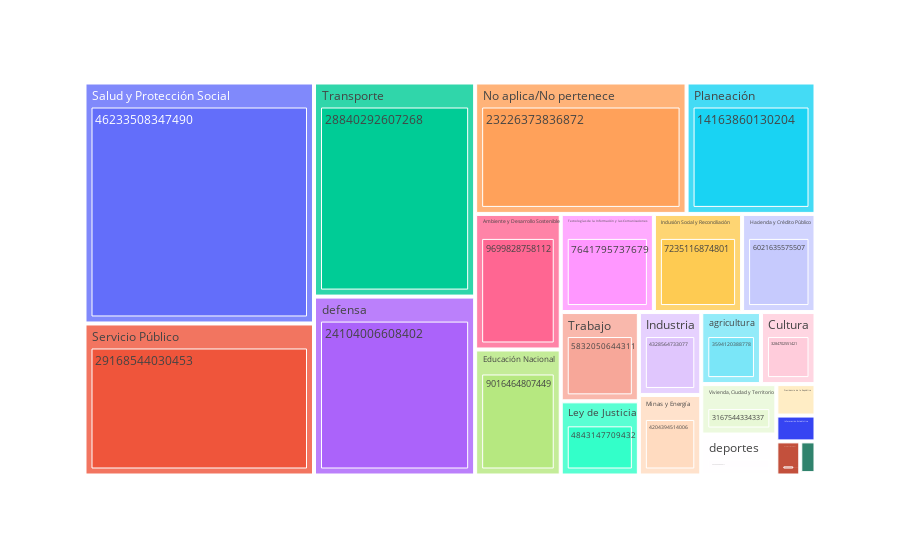

This figure's notebook cell:
### Code cell
### mapa de arbol
fig = px.treemap(a, 
                 path= ['sector', 'valor_del_contrato'], 
                 values='valor_del_contrato',
                )
fig.show()

### Figure 1 — Plotly figure (JSON) as saved in the notebook; plotly's stock layout.template omitted (floating-point values rounded to 4 significant figures)
{"data": [{"branchvalues": "total", "domain": {"x": [0, 1], "y": [0, 1]}, "hovertemplate": "labels=%{label}<br>valor_del_contrato=%{value}<br>parent=%{parent}<br>id=%{id}<extra></extra>", "ids": ["Inteligencia Estratégica y Contrainteligencia/30108593943", "Ciencia Tecnología/403820739540", "Relaciones Exteriores/682279740020", "Información Estadística/844738843763", "Presidencia de la República/1030429069350", "deportes/2569090359011", "Vivienda, Ciudad y Territorio/3167544334337", "Cultura/3284702551421", "agricultura/3594120388778", "Minas y Energía/4204394514006", "Industria/4328564733077", "Ley de Justicia/4843147709432", "Trabajo/5832050644311", "Hacienda y Crédito Público/6021635575507", "Inclusión Social y Reconciliación/7235116874801", "Tecnologías de la Información y las Comunicaciones/7641795737679", "Educación Nacional/9016464807449", "Ambiente y Desarrollo Sostenible/9699828758112", "Planeación/14163860130204", "No aplica/No pertenece/23226373836872", "defensa/24104006608402", "Transporte/28840292607268", "Servicio Público/29168544030453", "Salud y Protección Social/46233508347490", "Ambiente y Desarrollo Sostenible", "Ciencia Tecnología", "Cultura", "Educación Nacional", "Hacienda y Crédito Público", "Inclusión Social y Reconciliación", "Industria", "Información Estadística", "Inteligencia Estratégica y Contrainteligencia", "Ley de Justicia", "Minas y Energía", "No aplica/No pertenece", "Planeación", "Presidencia de la República", "Relaciones Exteriores", "Salud y Protección Social", "Servicio Público", "Tecnologías de la Información y las Comunicaciones", "Trabajo", "Transporte", "Vivienda, Ciudad y Territorio", "agricultura", "defensa", "deportes"], "labels": ["30108593943", "403820739540", "682279740020", "844738843763", "1030429069350", "2569090359011", "3167544334337", "3284702551421", "3594120388778", "4204394514006", "4328564733077", "4843147709432", "5832050644311", "6021635575507", "7235116874801", "7641795737679", "9016464807449", "9699828758112", "14163860130204", "23226373836872", "24104006608402", "28840292607268", "29168544030453", "46233508347490", "Ambiente y Desarrollo Sostenible", "Ciencia Tecnología", "Cultura", "Educación Nacional", "Hacienda y Crédito Público", "Inclusión Social y Reconciliación", "Industria", "Información Estadística", "Inteligencia Estratégica y Contrainteligencia", "Ley de Justicia", "Minas y Energía", "No aplica/No pertenece", "Planeación", "Presidencia de la República", "Relaciones Exteriores", "Salud y Protección Social", "Servicio Público", "Tecnologías de la Información y las Comunicaciones", "Trabajo", "Transporte", "Vivienda, Ciudad y Territorio", "agricultura", "defensa", "deportes"], "name": "", "parents": ["Inteligencia Estratégica y Contrainteligencia", "Ciencia Tecnología", "Relaciones Exteriores", "Información Estadística", "Presidencia de la República", "deportes", "Vivienda, Ciudad y Territorio", "Cultura", "agricultura", "Minas y Energía", "Industria", "Ley de Justicia", "Trabajo", "Hacienda y Crédito Público", "Inclusión Social y Reconciliación", "Tecnologías de la Información y las Comunicaciones", "Educación Nacional", "Ambiente y Desarrollo Sostenible", "Planeación", "No aplica/No pertenece", "defensa", "Transporte", "Servicio Público", "Salud y Protección Social", "", "", "", "", "", "", "", "", "", "", "", "", "", "", "", "", "", "", "", "", "", "", "", ""], "type": "treemap", "values": [30108593943, 403820739540, 682279740020, 844738843763, 1030429069350, 2569090359011, 3167544334337, 3284702551421, 3594120388778, 4204394514006, 4328564733077, 4843147709432, 5832050644311, 6021635575507, 7235116874801, 7641795737679, 9016464807449, 9699828758112, 14163860130204, 23226373836872, 24104006608402, 28840292607268, 29168544030453, 46233508347490, 9699828758112, 403820739540, 3284702551421, 9016464807449, 6021635575507, 7235116874801, 4328564733077, 844738843763, 30108593943, 4843147709432, 4204394514006, 23226373836872, 14163860130204, 1030429069350, 682279740020, 46233508347490, 29168544030453, 7641795737679, 5832050644311, 28840292607268, 3167544334337, 3594120388778, 24104006608402, 2569090359011]}], "layout": {"autosize": true, "legend": {"tracegroupgap": 0}, "margin": {"t": 60}}}
